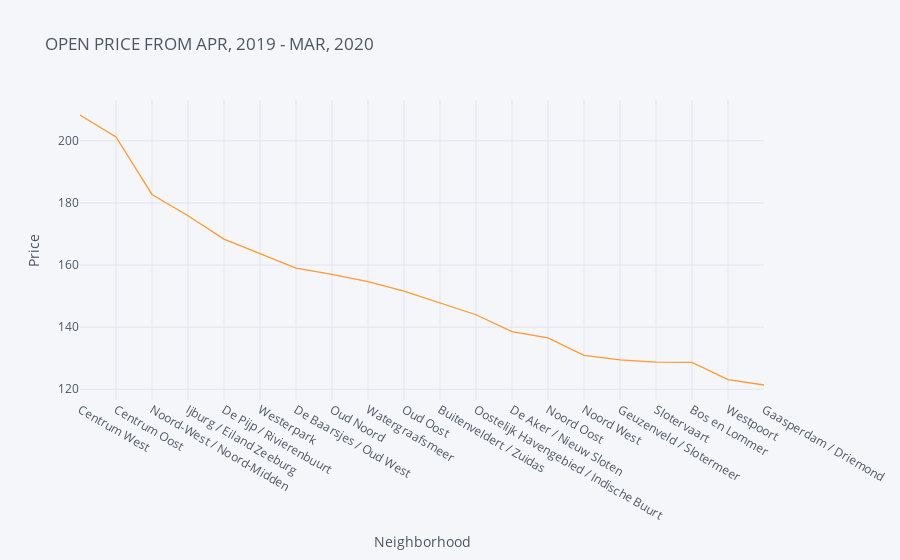

Notebook cell for this chart:
### Markdown cell above
As we can see that the above scatter plot is inderstandable. We try to plot above output using Line Graph.

### Code cell
data_price_neighborhood.iplot(x = "neighborhood", y = "price",
                            xTitle = "Neighborhood", yTitle = "Price", title = "OPEN PRICE FROM APR, 2019 - MAR, 2020")

### Figure 1 — Plotly figure (JSON) as saved in the notebook; plotly's stock layout.template omitted (floating-point values rounded to 4 significant figures)
{"data": [{"line": {"color": "rgba(255, 153, 51, 1.0)", "dash": "solid", "shape": "linear", "width": 1.3}, "mode": "lines", "name": "price", "text": "", "type": "scatter", "x": ["Centrum West", "Centrum Oost", "Noord-West / Noord-Midden", "Ijburg / Eiland Zeeburg", "De Pijp / Rivierenbuurt", "Westerpark", "De Baarsjes / Oud West", "Oud Noord", "Watergraafsmeer", "Oud Oost", "Buitenveldert / Zuidas", "Oostelijk Havengebied / Indische Buurt", "De Aker / Nieuw Sloten", "Noord Oost", "Noord West", "Geuzenveld / Slotermeer", "Slotervaart", "Bos en Lommer", "Westpoort", "Gaasperdam / Driemond"], "y": [208.3, 201.2, 182.7, 175.9, 168.3, 163.8, 159.0, 157.0, 154.7, 151.6, 147.9, 144, 138.6, 136.5, 130.9, 129.5, 128.7, 128.7, 123.1, 121.4]}], "layout": {"legend": {"bgcolor": "#F5F6F9", "font": {"color": "#4D5663"}}, "paper_bgcolor": "#F5F6F9", "plot_bgcolor": "#F5F6F9", "title": {"font": {"color": "#4D5663"}, "text": "OPEN PRICE FROM APR, 2019 - MAR, 2020"}, "xaxis": {"gridcolor": "#E1E5ED", "showgrid": true, "tickfont": {"color": "#4D5663"}, "title": {"font": {"color": "#4D5663"}, "text": "Neighborhood"}, "zerolinecolor": "#E1E5ED"}, "yaxis": {"gridcolor": "#E1E5ED", "showgrid": true, "tickfont": {"color": "#4D5663"}, "title": {"font": {"color": "#4D5663"}, "text": "Price"}, "zerolinecolor": "#E1E5ED"}}}
